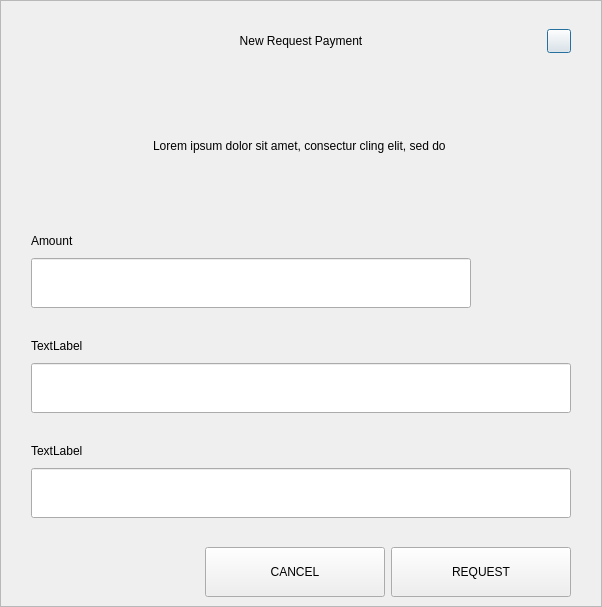
<?xml version="1.0" encoding="UTF-8"?>
<ui version="4.0">
 <class>RequestDialog</class>
 <widget class="QDialog" name="RequestDialog">
  <property name="geometry">
   <rect>
    <x>0</x>
    <y>0</y>
    <width>602</width>
    <height>607</height>
   </rect>
  </property>
  <property name="windowTitle">
   <string>Dialog</string>
  </property>
  <layout class="QVBoxLayout" name="verticalLayout_5">
   <property name="spacing">
    <number>0</number>
   </property>
   <property name="leftMargin">
    <number>0</number>
   </property>
   <property name="topMargin">
    <number>0</number>
   </property>
   <property name="rightMargin">
    <number>0</number>
   </property>
   <property name="bottomMargin">
    <number>0</number>
   </property>
   <item>
    <widget class="QFrame" name="frame">
     <property name="styleSheet">
      <string notr="true"/>
     </property>
     <property name="frameShape">
      <enum>QFrame::StyledPanel</enum>
     </property>
     <property name="frameShadow">
      <enum>QFrame::Raised</enum>
     </property>
     <layout class="QVBoxLayout" name="verticalLayout_4" stretch="1,0,0">
      <property name="spacing">
       <number>0</number>
      </property>
      <property name="leftMargin">
       <number>30</number>
      </property>
      <property name="topMargin">
       <number>20</number>
      </property>
      <property name="rightMargin">
       <number>30</number>
      </property>
      <property name="bottomMargin">
       <number>0</number>
      </property>
      <item>
       <layout class="QHBoxLayout" name="horizontalLayout_3">
        <property name="spacing">
         <number>0</number>
        </property>
        <item>
         <spacer name="horizontalSpacer_21">
          <property name="orientation">
           <enum>Qt::Horizontal</enum>
          </property>
          <property name="sizeHint" stdset="0">
           <size>
            <width>40</width>
            <height>20</height>
           </size>
          </property>
         </spacer>
        </item>
        <item>
         <widget class="QLabel" name="labelTitle">
          <property name="minimumSize">
           <size>
            <width>0</width>
            <height>40</height>
           </size>
          </property>
          <property name="maximumSize">
           <size>
            <width>16777215</width>
            <height>40</height>
           </size>
          </property>
          <property name="styleSheet">
           <string notr="true">padding-left:24px;</string>
          </property>
          <property name="text">
           <string>New Request Payment</string>
          </property>
          <property name="alignment">
           <set>Qt::AlignCenter</set>
          </property>
          <property name="margin">
           <number>7</number>
          </property>
         </widget>
        </item>
        <item>
         <spacer name="horizontalSpacer">
          <property name="orientation">
           <enum>Qt::Horizontal</enum>
          </property>
          <property name="sizeHint" stdset="0">
           <size>
            <width>40</width>
            <height>20</height>
           </size>
          </property>
         </spacer>
        </item>
        <item>
         <widget class="QPushButton" name="btnEsc">
          <property name="minimumSize">
           <size>
            <width>24</width>
            <height>24</height>
           </size>
          </property>
          <property name="maximumSize">
           <size>
            <width>24</width>
            <height>24</height>
           </size>
          </property>
          <property name="text">
           <string/>
          </property>
         </widget>
        </item>
       </layout>
      </item>
      <item>
       <widget class="QStackedWidget" name="stack">
        <property name="minimumSize">
         <size>
          <width>540</width>
          <height>0</height>
         </size>
        </property>
        <property name="maximumSize">
         <size>
          <width>540</width>
          <height>16777215</height>
         </size>
        </property>
        <property name="currentIndex">
         <number>0</number>
        </property>
        <widget class="QWidget" name="page_1">
         <property name="minimumSize">
          <size>
           <width>540</width>
           <height>0</height>
          </size>
         </property>
         <property name="maximumSize">
          <size>
           <width>540</width>
           <height>16777215</height>
          </size>
         </property>
         <layout class="QVBoxLayout" name="layout1">
          <property name="spacing">
           <number>0</number>
          </property>
          <property name="leftMargin">
           <number>0</number>
          </property>
          <property name="topMargin">
           <number>0</number>
          </property>
          <property name="rightMargin">
           <number>0</number>
          </property>
          <property name="bottomMargin">
           <number>0</number>
          </property>
          <item>
           <spacer name="verticalSpacer_21">
            <property name="orientation">
             <enum>Qt::Vertical</enum>
            </property>
            <property name="sizeType">
             <enum>QSizePolicy::Fixed</enum>
            </property>
            <property name="sizeHint" stdset="0">
             <size>
              <width>20</width>
              <height>30</height>
             </size>
            </property>
           </spacer>
          </item>
          <item alignment="Qt::AlignHCenter">
           <widget class="QLabel" name="labelMessage">
            <property name="minimumSize">
             <size>
              <width>400</width>
              <height>50</height>
             </size>
            </property>
            <property name="text">
             <string>Lorem ipsum dolor sit amet, consectur cling elit, sed do </string>
            </property>
            <property name="alignment">
             <set>Qt::AlignCenter</set>
            </property>
            <property name="wordWrap">
             <bool>true</bool>
            </property>
           </widget>
          </item>
          <item alignment="Qt::AlignBottom">
           <widget class="QWidget" name="containerAmount" native="true">
            <layout class="QVBoxLayout" name="verticalLayout">
             <property name="spacing">
              <number>9</number>
             </property>
             <property name="leftMargin">
              <number>0</number>
             </property>
             <property name="topMargin">
              <number>0</number>
             </property>
             <property name="rightMargin">
              <number>0</number>
             </property>
             <property name="bottomMargin">
              <number>0</number>
             </property>
             <item>
              <widget class="QLabel" name="labelSubtitleAmount">
               <property name="minimumSize">
                <size>
                 <width>350</width>
                 <height>16</height>
                </size>
               </property>
               <property name="maximumSize">
                <size>
                 <width>16777215</width>
                 <height>16</height>
                </size>
               </property>
               <property name="text">
                <string>Amount</string>
               </property>
              </widget>
             </item>
             <item alignment="Qt::AlignTop">
              <widget class="QWidget" name="layoutAmount" native="true">
               <layout class="QHBoxLayout" name="horizontalLayout" stretch="2,0">
                <property name="spacing">
                 <number>0</number>
                </property>
                <property name="leftMargin">
                 <number>0</number>
                </property>
                <property name="topMargin">
                 <number>0</number>
                </property>
                <property name="rightMargin">
                 <number>0</number>
                </property>
                <property name="bottomMargin">
                 <number>0</number>
                </property>
                <item>
                 <widget class="QLineEdit" name="lineEditAmount">
                  <property name="minimumSize">
                   <size>
                    <width>0</width>
                    <height>50</height>
                   </size>
                  </property>
                  <property name="maximumSize">
                   <size>
                    <width>16777215</width>
                    <height>50</height>
                   </size>
                  </property>
                 </widget>
                </item>
                <item>
                 <widget class="QWidget" name="comboContainer" native="true">
                  <property name="minimumSize">
                   <size>
                    <width>100</width>
                    <height>50</height>
                   </size>
                  </property>
                  <property name="maximumSize">
                   <size>
                    <width>16777215</width>
                    <height>50</height>
                   </size>
                  </property>
                  <layout class="QHBoxLayout" name="horizontalLayout_31">
                   <property name="spacing">
                    <number>0</number>
                   </property>
                   <property name="leftMargin">
                    <number>0</number>
                   </property>
                   <property name="topMargin">
                    <number>0</number>
                   </property>
                   <property name="rightMargin">
                    <number>10</number>
                   </property>
                   <property name="bottomMargin">
                    <number>0</number>
                   </property>
                   <item>
                    <widget class="QLabel" name="comboBoxCoin">
                     <property name="text">
                      <string>DOGEC</string>
                       <size>
                       <width>0</width>
                       <height>50</height>
                      </size>
                     </property>
                     <property name="alignment">
                      <set>Qt::AlignCenter</set>
                     </property>
                    </widget>
                   </item>
                  </layout>
                 </widget>
                </item>
               </layout>
              </widget>
             </item>
            </layout>
           </widget>
          </item>
          <item>
           <spacer name="verticalSpacer_31">
            <property name="orientation">
             <enum>Qt::Vertical</enum>
            </property>
            <property name="sizeType">
             <enum>QSizePolicy::Fixed</enum>
            </property>
            <property name="sizeHint" stdset="0">
             <size>
              <width>20</width>
              <height>30</height>
             </size>
            </property>
           </spacer>
          </item>
          <item>
           <layout class="QVBoxLayout" name="verticalLayoutLabel">
            <property name="spacing">
             <number>9</number>
            </property>
            <item>
             <widget class="QLabel" name="labelSubtitleLabel">
              <property name="minimumSize">
               <size>
                <width>0</width>
                <height>16</height>
               </size>
              </property>
              <property name="maximumSize">
               <size>
                <width>16777215</width>
                <height>16</height>
               </size>
              </property>
              <property name="text">
               <string>TextLabel</string>
              </property>
             </widget>
            </item>
            <item>
             <widget class="QLineEdit" name="lineEditLabel">
              <property name="minimumSize">
               <size>
                <width>0</width>
                <height>50</height>
               </size>
              </property>
              <property name="maximumSize">
               <size>
                <width>16777215</width>
                <height>50</height>
               </size>
              </property>
             </widget>
            </item>
           </layout>
          </item>
          <item>
           <spacer name="verticalSpacer_34">
            <property name="orientation">
             <enum>Qt::Vertical</enum>
            </property>
            <property name="sizeType">
             <enum>QSizePolicy::Fixed</enum>
            </property>
            <property name="sizeHint" stdset="0">
             <size>
              <width>20</width>
              <height>30</height>
             </size>
            </property>
           </spacer>
          </item>
          <item>
           <layout class="QVBoxLayout" name="verticalLayoutDescription">
            <property name="spacing">
             <number>9</number>
            </property>
            <item>
             <widget class="QLabel" name="labelSubtitleDescription">
              <property name="minimumSize">
               <size>
                <width>0</width>
                <height>16</height>
               </size>
              </property>
              <property name="maximumSize">
               <size>
                <width>16777215</width>
                <height>16</height>
               </size>
              </property>
              <property name="text">
               <string>TextLabel</string>
              </property>
             </widget>
            </item>
            <item>
             <widget class="QLineEdit" name="lineEditDescription">
              <property name="minimumSize">
               <size>
                <width>0</width>
                <height>50</height>
               </size>
              </property>
              <property name="maximumSize">
               <size>
                <width>16777215</width>
                <height>50</height>
               </size>
              </property>
             </widget>
            </item>
            <item>
             <spacer name="verticalSpacer_4">
              <property name="orientation">
               <enum>Qt::Vertical</enum>
              </property>
              <property name="sizeType">
               <enum>QSizePolicy::Fixed</enum>
              </property>
              <property name="sizeHint" stdset="0">
               <size>
                <width>20</width>
                <height>20</height>
               </size>
              </property>
             </spacer>
            </item>
           </layout>
          </item>
         </layout>
        </widget>
        <widget class="QWidget" name="page_2">
         <layout class="QVBoxLayout" name="layout2">
          <item>
           <spacer name="verticalSpacer_5">
            <property name="orientation">
             <enum>Qt::Vertical</enum>
            </property>
            <property name="sizeType">
             <enum>QSizePolicy::Fixed</enum>
            </property>
            <property name="sizeHint" stdset="0">
             <size>
              <width>20</width>
              <height>50</height>
             </size>
            </property>
           </spacer>
          </item>
          <item alignment="Qt::AlignHCenter">
           <widget class="QLabel" name="labelQrImg">
            <property name="minimumSize">
             <size>
              <width>260</width>
              <height>260</height>
             </size>
            </property>
            <property name="maximumSize">
             <size>
              <width>260</width>
              <height>260</height>
             </size>
            </property>
            <property name="text">
             <string/>
            </property>
            <property name="alignment">
             <set>Qt::AlignCenter</set>
            </property>
           </widget>
          </item>
          <item>
           <spacer name="verticalSpacer_2">
            <property name="orientation">
             <enum>Qt::Vertical</enum>
            </property>
            <property name="sizeType">
             <enum>QSizePolicy::Fixed</enum>
            </property>
            <property name="sizeHint" stdset="0">
             <size>
              <width>20</width>
              <height>30</height>
             </size>
            </property>
           </spacer>
          </item>
          <item alignment="Qt::AlignHCenter">
           <widget class="QLabel" name="labelAddress">
            <property name="text">
             <string>D7VFR83SQbiezrW72hjcWJtcfip5krte2Z </string>
            </property>
           </widget>
          </item>
          <item>
           <spacer name="verticalSpacer_32">
            <property name="orientation">
             <enum>Qt::Vertical</enum>
            </property>
            <property name="sizeType">
             <enum>QSizePolicy::Expanding</enum>
            </property>
            <property name="sizeHint" stdset="0">
             <size>
              <width>20</width>
              <height>20</height>
             </size>
            </property>
           </spacer>
          </item>
          <item>
           <layout class="QHBoxLayout" name="horizontal">
            <property name="leftMargin">
             <number>20</number>
            </property>
            <property name="rightMargin">
             <number>20</number>
            </property>
            <property name="bottomMargin">
             <number>20</number>
            </property>
            <item>
             <spacer name="horizontalSpacer_4">
              <property name="orientation">
               <enum>Qt::Horizontal</enum>
              </property>
              <property name="sizeHint" stdset="0">
               <size>
                <width>40</width>
                <height>20</height>
               </size>
              </property>
             </spacer>
            </item>
            <item>
             <widget class="QPushButton" name="btnCopyAddress">
              <property name="minimumSize">
               <size>
                <width>180</width>
                <height>50</height>
               </size>
              </property>
              <property name="text">
               <string>COPY ADDRESS</string>
              </property>
             </widget>
            </item>
            <item>
             <widget class="QPushButton" name="btnCopyUrl">
              <property name="minimumSize">
               <size>
                <width>180</width>
                <height>50</height>
               </size>
              </property>
              <property name="text">
               <string>COPY URL</string>
              </property>
             </widget>
            </item>
            <item>
             <spacer name="horizontalSpacer_2">
              <property name="orientation">
               <enum>Qt::Horizontal</enum>
              </property>
              <property name="sizeHint" stdset="0">
               <size>
                <width>40</width>
                <height>20</height>
               </size>
              </property>
             </spacer>
            </item>
           </layout>
          </item>
         </layout>
        </widget>
       </widget>
      </item>
      <item>
       <widget class="QWidget" name="buttonsStack" native="true">
        <layout class="QHBoxLayout" name="horizontalLayout_5">
         <property name="leftMargin">
          <number>20</number>
         </property>
         <property name="rightMargin">
          <number>0</number>
         </property>
         <item>
          <spacer name="horizontalSpacer_41">
           <property name="orientation">
            <enum>Qt::Horizontal</enum>
           </property>
           <property name="sizeHint" stdset="0">
            <size>
             <width>40</width>
             <height>20</height>
            </size>
           </property>
          </spacer>
         </item>
         <item>
          <widget class="QPushButton" name="btnCancel">
           <property name="minimumSize">
            <size>
             <width>180</width>
             <height>50</height>
            </size>
           </property>
           <property name="text">
            <string>CANCEL</string>
           </property>
          </widget>
         </item>
         <item>
          <widget class="QPushButton" name="btnSave">
           <property name="minimumSize">
            <size>
             <width>180</width>
             <height>50</height>
            </size>
           </property>
           <property name="text">
            <string>REQUEST</string>
           </property>
          </widget>
         </item>
        </layout>
       </widget>
      </item>
     </layout>
    </widget>
   </item>
  </layout>
 </widget>
 <resources/>
 <connections/>
</ui>
